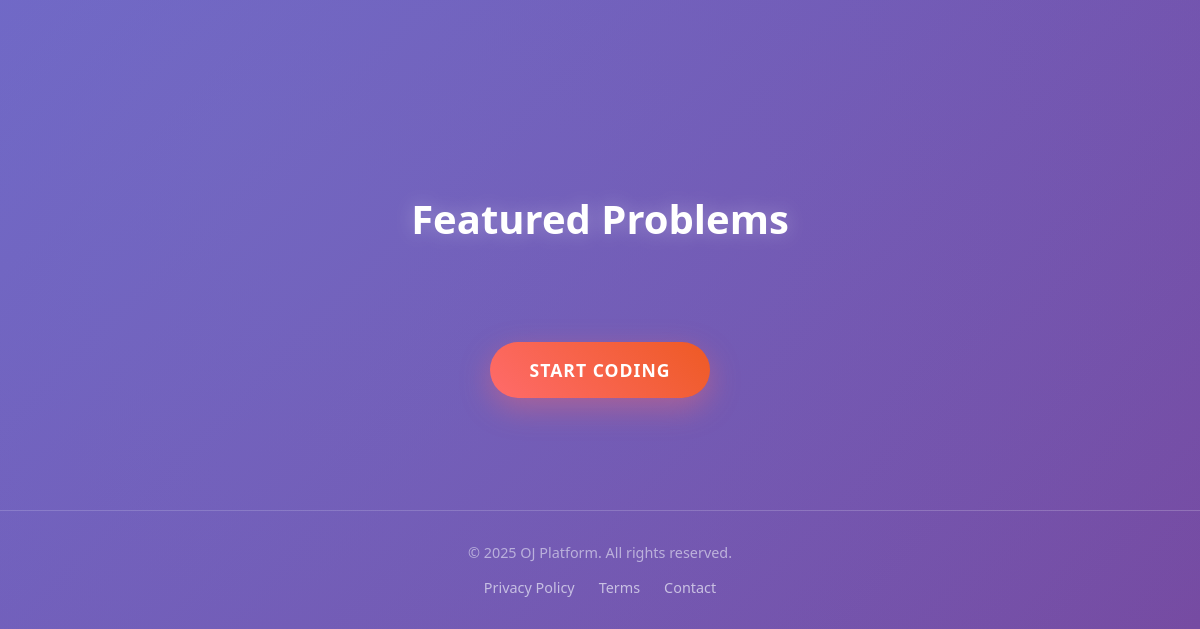
Page / (signed in, lower part) on the earlier database version.
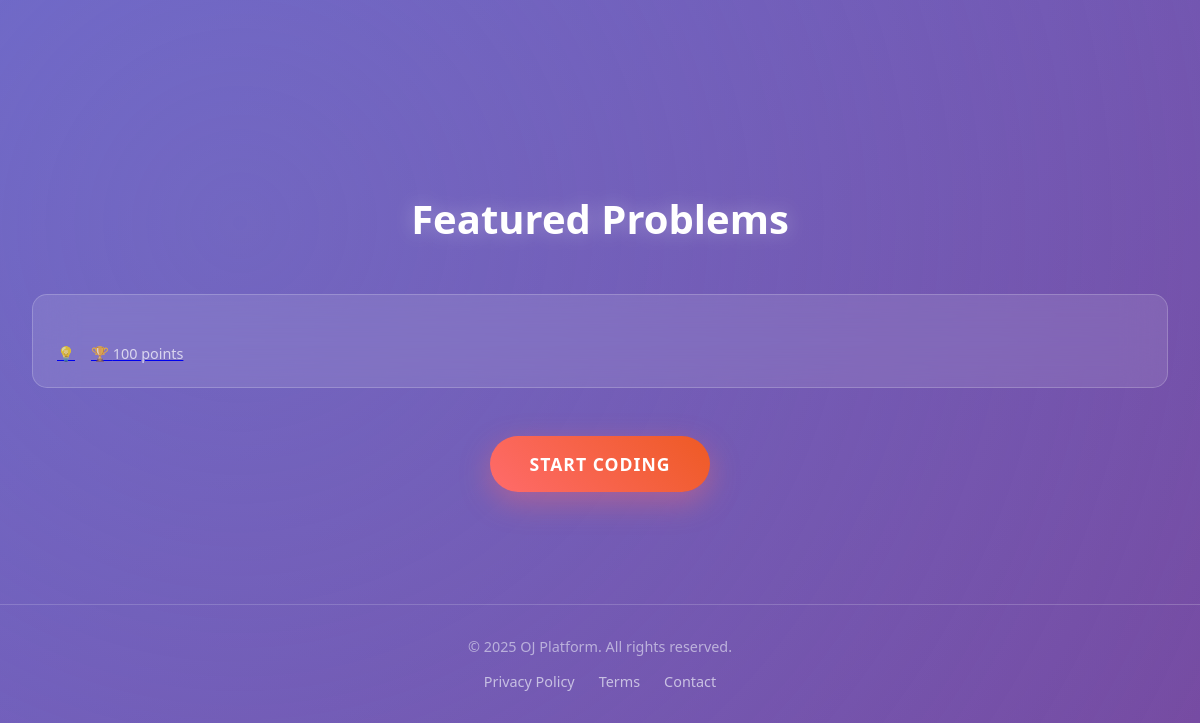
Same page on the later database version.
### contests/models.py (models this page shows)
class ProblemCompletion(models.Model):
    user = models.ForeignKey(settings.AUTH_USER_MODEL, on_delete=models.CASCADE)
    problem = models.ForeignKey(Problem, on_delete=models.CASCADE)
    is_complete = models.BooleanField(default=False)
    score_awarded = models.IntegerField(default=0)
    class Meta:
        unique_together = ("user", "problem")

### core/views.py (the view)
# urls.py: path("", home_view, name="home"),
def home_view(request):
    featured_problems = []
    if request.user.is_authenticated:
        featured_problems = (
            ProblemCompletion.objects.filter(user=request.user, is_complete=True)
            .select_related("problem")
            .order_by("-score_awarded")[:4]
        )
    scores = UserScore.objects.select_related("user").order_by(
        "-score", "-problems_solved"
    )
    context = {
        "featured_problems": featured_problems,
        "scores": scores,
    }
    return render(request, "core/home.html", context)

### templates/core/home.html (shortened to what this page needs)
<!DOCTYPE html>
<html lang="en">
<head>
</head>
<body>
    <section class="features">
    </section>
    <section class="recent-problems">
        <h2>Featured Problems</h2>
        {% if user.is_authenticated %}
        <div class="problems-grid">
            {% for problem in featured_problems %}
            <a href="{% url 'core:problem_detail' problem.id %}" class="problem-card">
                <div class="problem-header">
                    <span class="difficulty {{ problem.difficulty|lower }}">{{ problem.difficulty }}</span>
                </div>
                <div class="problem-stats">
                    <span>💡 {{ problem.tags }}</span>
                    <span>🏆 {{ problem.score_awarded }} points</span>
                </div>
            </a>
            {% endfor %}
        </div>
        {% else %}
        <p>Please <a href="{% url 'user_auth:login' %}">log in</a> to see the featured problems.</p>
        {% endif %}
        <div style="text-align: center;">
            <a href="{% url 'core:problems' %}" class="cta-btn cta-primary" role="button" tabindex="0">Start Coding</a>
        </div>
    </section>
    <footer class="footer">
        <p>© 2025 OJ Platform. All rights reserved.</p>
        <ul class="footer-links">
            <li><a href="#">Privacy Policy</a></li>
            <li><a href="#">Terms</a></li>
            <li><a href="#">Contact</a></li>
        </ul>
    </footer>
</body>
</html>

Differences in the rows shown:
added ProblemCompletion: score_awarded "100"
